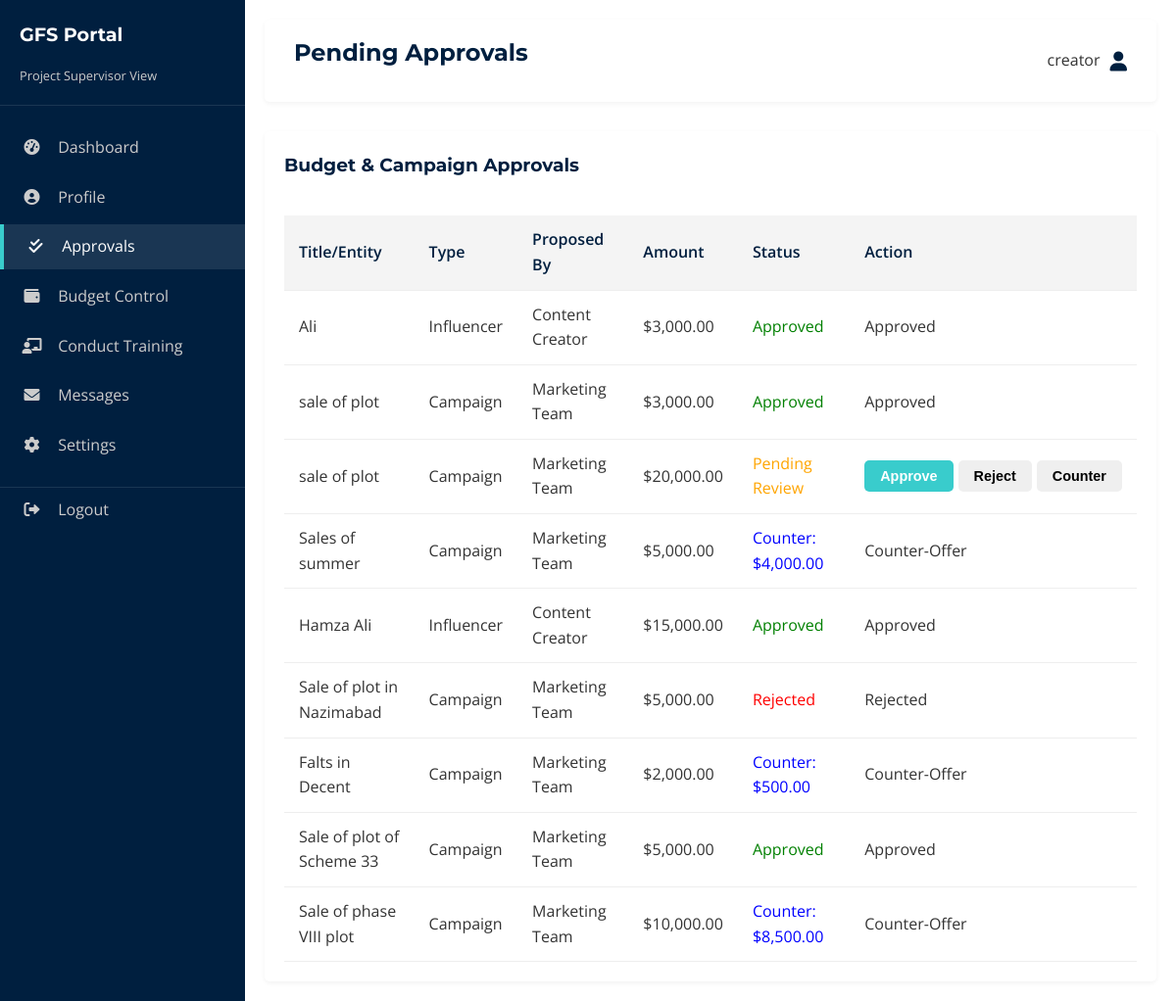
The app's page /portal/supervisor/approvals (signed in) with its own data.
### tables this page shows
CREATE TABLE budget_requests (
    id INTEGER PRIMARY KEY AUTOINCREMENT,
    title TEXT NOT NULL,
    type TEXT NOT NULL,
    amount REAL NOT NULL,
    proposed_by TEXT NOT NULL,
    status TEXT DEFAULT 'Pending',
    counter_amount REAL,
    progress INTEGER DEFAULT 0,
    assigned_to INTEGER,
    created_at TIMESTAMP DEFAULT CURRENT_TIMESTAMP,
    FOREIGN KEY (assigned_to) REFERENCES users (id)
);

### app.py (the view)
@app.route('/portal/supervisor/approvals')
def portal_supervisor_approvals():
    if 'user_id' not in session: return redirect(url_for('login'))
    conn = get_db_connection()
    requests = conn.execute('SELECT * FROM budget_requests ORDER BY created_at DESC').fetchall()
    conn.close()
    return render_template('portals/supervisor_approvals.html', role='Project Supervisor', requests=requests)

### app.py (called while the page is built)
def get_db_connection():
    conn = sqlite3.connect('database.db')
    conn.row_factory = sqlite3.Row
    return conn

@app.context_processor
def inject_global_data():
    conn = get_db_connection()
    try:
        theme_row = conn.execute("SELECT value FROM settings WHERE key = 'theme'").fetchone()
        theme = theme_row['value'] if theme_row else 'default'
        site_rows = conn.execute("SELECT section, key, value FROM site_content WHERE page = 'global'").fetchall()
        site_data = {}
        for row in site_rows:
            if row['section'] not in site_data:
                site_data[row['section']] = {}
            site_data[row['section']][row['key']] = row['value']
    except sqlite3.OperationalError:
        theme = 'default'
        site_data = {}
    finally:
        conn.close()
    return dict(theme=theme, site=site_data)

### templates/portals/supervisor_approvals.html (shortened to what this page needs)
{% extends 'portal_base.html' %}
{% block header %}Pending Approvals{% endblock %}
{% block content %}
<div class="table-container">
    <div style="display: flex; justify-content: space-between; align-items: center; margin-bottom: 20px;">
        <h3>Budget & Campaign Approvals</h3>
    </div>
    <table class="table">
        <thead>
            <tr>
                <th>Title/Entity</th>
                <th>Type</th>
                <th>Proposed By</th>
                <th>Amount</th>
                <th>Status</th>
                <th>Action</th>
            </tr>
        </thead>
        <tbody>
            {% for req in requests %}
            <tr>
                <td>{{ req.title }}</td>
                <td>{{ req.type }}</td>
                <td>{{ req.proposed_by }}</td>
                <td>${{ "{:,.2f}".format(req.amount or 0) }}</td>
                <td>
                    {% if req.status == 'Pending' %}
                    <span style="color: orange;">Pending Review</span>
                    {% elif req.status == 'Approved' %}
                    <span style="color: green;">Approved</span>
                    {% elif req.status == 'Rejected' %}
                    <span style="color: red;">Rejected</span>
                    {% elif req.status == 'Counter-Offer' %}
                    <span style="color: blue;">Counter: ${{ "{:,.2f}".format(req.counter_amount or 0) }}</span>
                    {% endif %}
                </td>
                <td>
                    {% if req.status == 'Pending' %}
                    <div style="display: flex; gap: 5px;">
                        <form action="{{ url_for('portal_supervisor_request_action', request_id=req.id) }}"
                            method="POST" style="display: inline;">
                            <button type="submit" class="btn btn-primary small-btn">Approve</button>
                        </form>
                        <form action="{{ url_for('portal_supervisor_request_action', request_id=req.id) }}"
                            method="POST" style="display: inline;">
                            <button type="submit" class="btn btn-danger small-btn">Reject</button>
                        </form>
                        <button class="btn btn-secondary small-btn"
                            onclick="showCounterModal('{{ req.id }}', '{{ req.title }}', '{{ req.amount }}')">Counter</button>
                    </div>
                    {% else %}
                    <span class="badge">{{ req.status }}</span>
                    {% endif %}
                </td>
            </tr>
            {% endfor %}
        </tbody>
    </table>
</div>
{% endblock %}

### static/styles.css (style rules this page uses)
:root { --primary-color: #001f3f; --secondary-color: #39cccc; --accent-color: #0074D9; --text-color: #333; --light-gray: #f4f4f4; --white: #ffffff; --bg-color: #ffffff; --card-bg: #ffffff; --sidebar-bg: #001f3f; --sidebar-text: #ffffff; --font-heading: 'Montserrat', sans-serif; --font-body: 'Open Sans', sans-serif; --transition: all 0.3s ease; }
* { margin: 0; padding: 0; box-sizing: border-box; }
body { font-family: var(--font-body); line-height: 1.6; color: var(--text-color); background-color: var(--bg-color); }
h1, h2, h3, h4, h5, h6 { font-family: var(--font-heading); color: var(--primary-color); margin-bottom: 1rem; }
.btn { display: inline-block; padding: 10px 20px; border-radius: 5px; font-weight: 600; transition: var(--transition); cursor: pointer; border: none; }
.btn-primary { background-color: var(--secondary-color); color: #fff; }
.small-btn { padding: 8px 16px; font-size: 0.9rem; }
.table-container { background: var(--card-bg); padding: 20px; border-radius: 5px; box-shadow: 0 2px 5px rgba(0, 0, 0, 0.05); overflow-x: auto; }
.table { width: 100%; border-collapse: collapse; color: var(--text-color); }
.table th, .table td { padding: 12px 15px; text-align: left; border-bottom: 1px solid #eee; }
.table th { background-color: var(--light-gray); color: var(--primary-color); font-weight: 600; }

### records on screen
budget_requests: title "Ali", type "Influencer", proposed_by "Content Creator", amount "3,000.00", shows "Approved", status "Approved"
budget_requests: title "sale of plot", type "Campaign", proposed_by "Marketing Team", amount "3,000.00", shows "Approved", status "Approved"
budget_requests: title "sale of plot", type "Campaign", proposed_by "Marketing Team", amount "20,000.00", status "Pending Review"
budget_requests: title "Sales of summer", type "Campaign", proposed_by "Marketing Team", amount "5,000.00", counter_amount "4,000.00", status "Counter-Offer"
budget_requests: title "Hamza Ali", type "Influencer", proposed_by "Content Creator", amount "15,000.00", shows "Approved", status "Approved"
budget_requests: title "Sale of plot in Nazimabad", type "Campaign", proposed_by "Marketing Team", amount "5,000.00", shows "Rejected", status "Rejected"
budget_requests: title "Falts in Decent", type "Campaign", proposed_by "Marketing Team", amount "2,000.00", counter_amount "500.00", status "Counter-Offer"
budget_requests: title "Sale of plot of Scheme 33", type "Campaign", proposed_by "Marketing Team", amount "5,000.00", shows "Approved", status "Approved"
budget_requests: title "Sale of phase VIII plot", type "Campaign", proposed_by "Marketing Team", amount "10,000.00", counter_amount "8,500.00", status "Counter-Offer"

### other values on screen
{{ role }} "Project Supervisor"
{{ session['username'] }} "creator"
